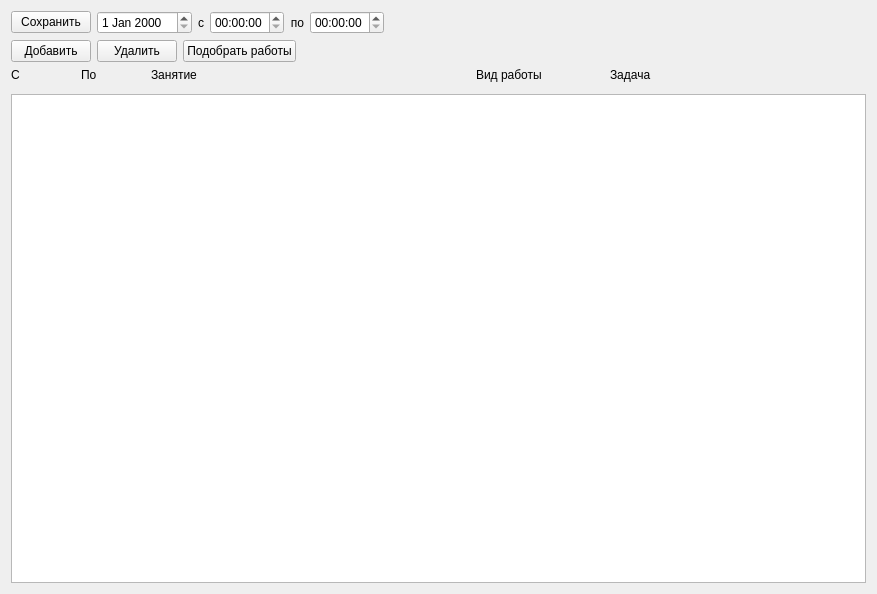
<?xml version="1.0" encoding="UTF-8"?>
<ui version="4.0">
 <class>CreateReportWidget</class>
 <widget class="QWidget" name="CreateReportWidget">
  <property name="geometry">
   <rect>
    <x>0</x>
    <y>0</y>
    <width>877</width>
    <height>594</height>
   </rect>
  </property>
  <property name="windowTitle">
   <string>Form</string>
  </property>
  <layout class="QVBoxLayout" name="verticalLayout">
   <item>
    <layout class="QHBoxLayout" name="horizontalLayout_3">
     <item>
      <widget class="QPushButton" name="saveBtn">
       <property name="text">
        <string>Сохранить</string>
       </property>
      </widget>
     </item>
     <item>
      <widget class="QDateEdit" name="dateEdit"/>
     </item>
     <item>
      <layout class="QHBoxLayout" name="horizontalLayout">
       <item>
        <widget class="QLabel" name="label">
         <property name="text">
          <string>с</string>
         </property>
         <property name="alignment">
          <set>Qt::AlignRight|Qt::AlignTrailing|Qt::AlignVCenter</set>
         </property>
        </widget>
       </item>
       <item>
        <widget class="QTimeEdit" name="startTimeEdit"/>
       </item>
      </layout>
     </item>
     <item>
      <layout class="QHBoxLayout" name="horizontalLayout_2">
       <item>
        <widget class="QLabel" name="label_2">
         <property name="text">
          <string>по</string>
         </property>
         <property name="alignment">
          <set>Qt::AlignRight|Qt::AlignTrailing|Qt::AlignVCenter</set>
         </property>
        </widget>
       </item>
       <item>
        <widget class="QTimeEdit" name="endTimeEdit"/>
       </item>
       <item>
        <spacer name="horizontalSpacer">
         <property name="orientation">
          <enum>Qt::Horizontal</enum>
         </property>
         <property name="sizeHint" stdset="0">
          <size>
           <width>40</width>
           <height>20</height>
          </size>
         </property>
        </spacer>
       </item>
      </layout>
     </item>
    </layout>
   </item>
   <item>
    <layout class="QHBoxLayout" name="horizontalLayout_4">
     <item>
      <widget class="QPushButton" name="addBtn">
       <property name="text">
        <string>Добавить</string>
       </property>
      </widget>
     </item>
     <item>
      <widget class="QPushButton" name="deleteBtn">
       <property name="text">
        <string>Удалить</string>
       </property>
      </widget>
     </item>
     <item>
      <widget class="QPushButton" name="selectWorksBtn">
       <property name="text">
        <string>Подобрать работы</string>
       </property>
      </widget>
     </item>
     <item>
      <spacer name="horizontalSpacer_2">
       <property name="orientation">
        <enum>Qt::Horizontal</enum>
       </property>
       <property name="sizeHint" stdset="0">
        <size>
         <width>40</width>
         <height>20</height>
        </size>
       </property>
      </spacer>
     </item>
    </layout>
   </item>
   <item>
    <layout class="QHBoxLayout" name="horizontalLayout_5" stretch="1,1,5,2,4">
     <item>
      <widget class="QLabel" name="label_3">
       <property name="text">
        <string>C</string>
       </property>
      </widget>
     </item>
     <item>
      <widget class="QLabel" name="label_4">
       <property name="text">
        <string>По</string>
       </property>
      </widget>
     </item>
     <item>
      <widget class="QLabel" name="label_5">
       <property name="text">
        <string>Занятие</string>
       </property>
      </widget>
     </item>
     <item>
      <widget class="QLabel" name="label_6">
       <property name="text">
        <string>Вид работы</string>
       </property>
      </widget>
     </item>
     <item>
      <widget class="QLabel" name="label_7">
       <property name="text">
        <string>Задача</string>
       </property>
      </widget>
     </item>
    </layout>
   </item>
   <item>
    <widget class="ActivityRecordWidget" name="widget" native="true"/>
   </item>
   <item>
    <widget class="QTableView" name="tableView"/>
   </item>
  </layout>
 </widget>
 <customwidgets>
  <customwidget>
   <class>ActivityRecordWidget</class>
   <extends>QWidget</extends>
   <header>GUI/ActivityRecordWidget.h</header>
   <container>1</container>
  </customwidget>
 </customwidgets>
 <resources/>
 <connections/>
</ui>
